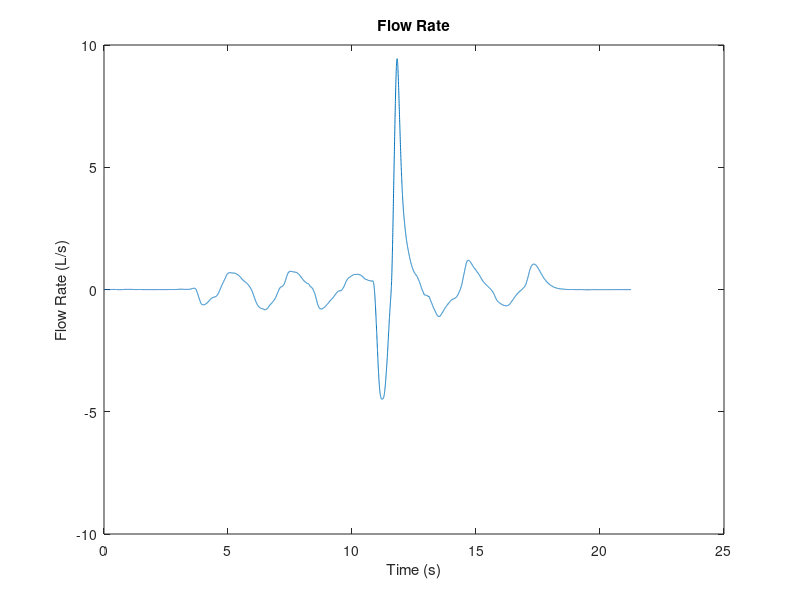
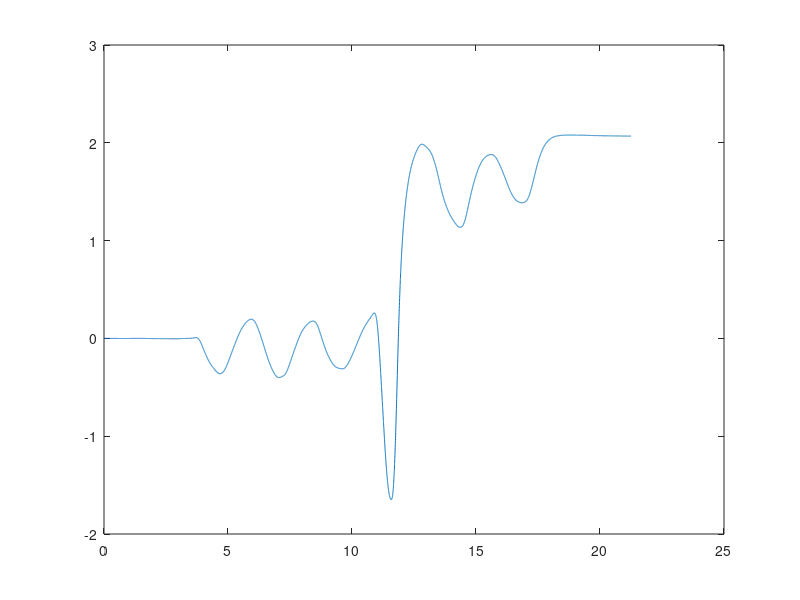

These charts were generated, in order, by the following MATLAB code: (Note: this script raises an error after producing the figures.)
%% Spirometry, Pulse Oximetry, and Blood Pressure 
% Author: Lauryn Peters
% Date: March 23, 2024

clear all; clc; close all;

%% Section 1 - Calculate Respiratory Metrics

load("Flow_rate_data.mat");

time = t'; 
volume = cumtrapz(time, FlowRate); 

figure(1)
plot(time, FlowRate)
title("Flow Rate")
xlabel("Time (s)")
ylabel("Flow Rate (L/s)")

figure(2)
plot(time, volume)
refline(0,0)
title("Volume")
xlabel("Time (s)")
ylabel("Volume (L)")
hold on

% FIND TIDAL VOLUME 
[trough, trough_idx] = findpeaks(-volume, MinPeakProminence=0.1);
[pk, peak_idx] = findpeaks(volume, MinPeakProminence=0.1);

plot(time(trough_idx),volume(trough_idx), "or");
plot(time(peak_idx), volume(peak_idx), "ok")

tidal_peaks = mean(pk(1:3));
tidal_troughs = mean(-1*trough(1:3));
tidal_vol = tidal_peaks - tidal_troughs;

disp('Tidal Volume:')
disp(tidal_vol)

% FIND FORCED VITAL CAPACITY
vc_peak = max(volume);
[vc_trough, min_idx] = min(volume);
FVC = vc_peak-vc_trough;

disp('Forced Vital Capacity (FVC):')
disp(FVC)

% FIND 1-SEC FORCED EXPIRATORY VOLUME
FEV_time = time(min_idx) + 1;
FEV_idx = find(time == FEV_time);
FEV = volume(FEV_idx)-volume(min_idx);

plot(time(min_idx), volume(min_idx), "xm")
plot(time(FEV_idx), volume(FEV_idx), "xm")
hold off

disp('1-second Forced Expiratory Volume (FEV_1):')
disp(FEV)

% FIND RATIO
ratio = FEV/FVC;

disp('FEV_1/FVC ratio:')
disp(ratio)

%% Section 2 - Part A

data_ox = readtable("Breathing_data.csv");
time = (0:0.004:100.044)';

% Determine time points where 
figure(3)
plot(time, data_ox.PPGPOX)
title("PPG Data")
xlabel("Time (s)")
ylabel("PPG (AU)")
xline(22, '-r', {'Start', 'Holding', 'Breath'})
xline(44, '-g', {'Stop', 'Holding', 'Breath'})

figure(4)
plot(time, data_ox.SpO2POX)
title("SpO2 Data")
xlabel("Time (s)")
ylabel("SpO2 (%)")
xline(22, '-r', {'Start', 'Holding', 'Breath'})
xline(44, '-g', {'Stop', 'Holding', 'Breath'})
ylim([97,100])

%% Section 2 - Part B

% load data
dataBP = readtable('BP_data.csv');

% Plotting
figure(5)
plot(dataBP.ElapsedTime, dataBP.BloodPressureBP)
title("Blood Pressure Data")
xlabel("Time")
ylabel("BP (mmHg)")

